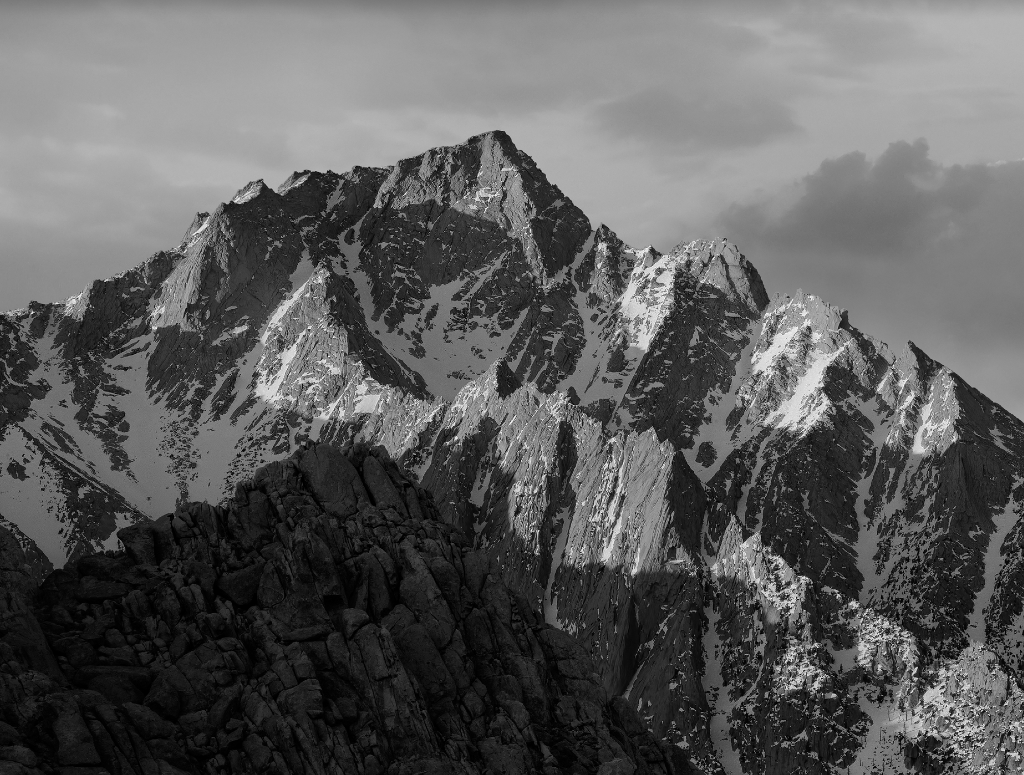
%> input picture 图像处理/lab2/images/mountain.png, 1024 x 775 px
$ octave lab2.m   (GNU Octave 9; MATLAB toolbox functions it lacks are replaced by stand-ins)
%> lines starting %> are read from the running program, lines starting %| are printed output that depends on the picture
%% Tutorial Activity 1: Image Noise and Filtering
im = imread('./images/mountain.png');%读取
%> im is the input picture: size 775x1024 uint8; min 0, max 255, mean 92.3

im_gauss = imnoise(im,'gaussian',0,0.01); %添加噪声
im_sp1 = imnoise(im,'salt & pepper',0.05);
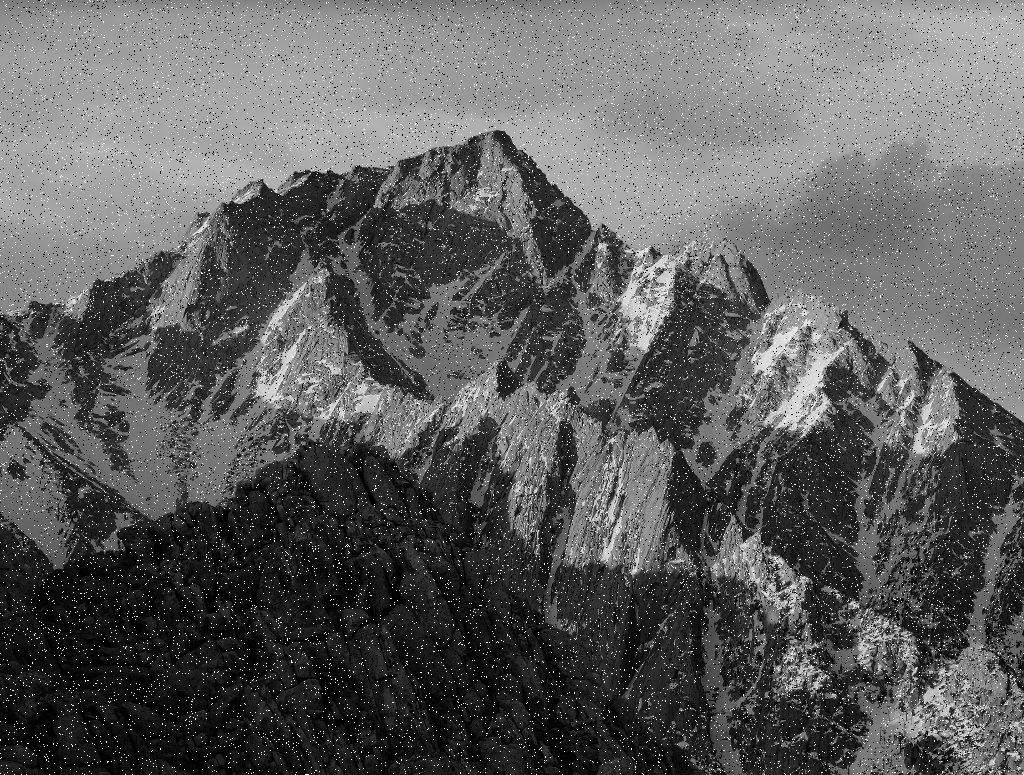
%> im_sp1: size 775x1024 uint8; min 0, max 255, mean 94
im_sp2 = imnoise(im,'salt & pepper',0.2);
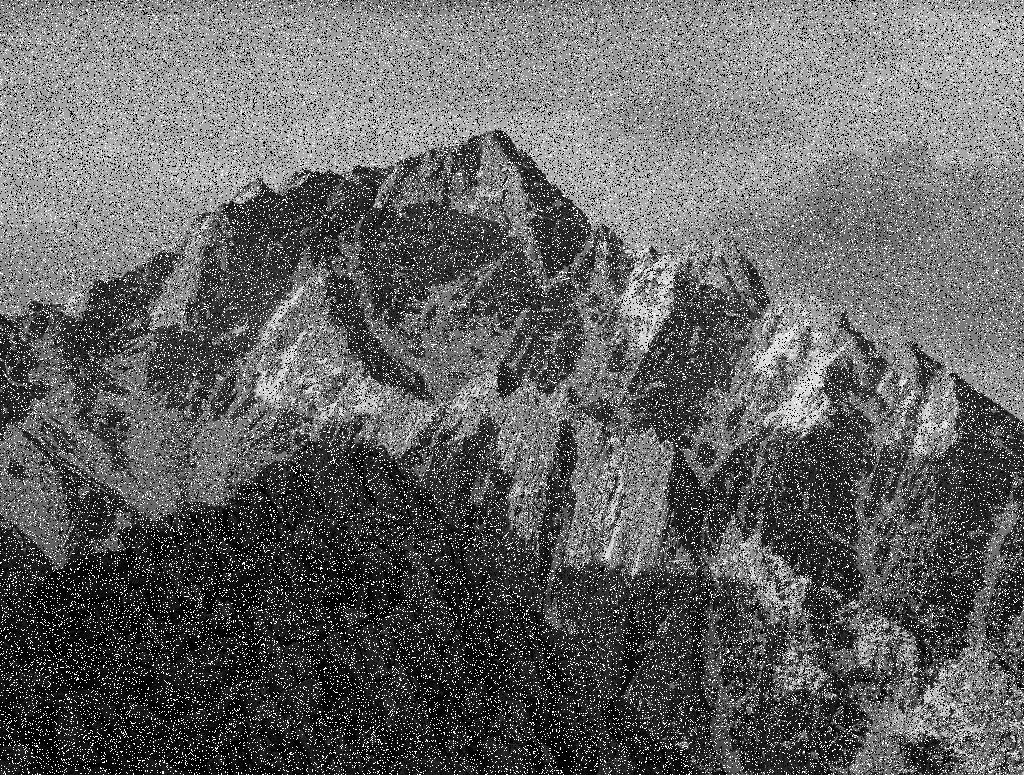
%> im_sp2: size 775x1024 uint8; min 0, max 255, mean 99.3

im2 = colfilt(im_gauss,[3, 3],'sliding',@median);%通过指针调用均值函数对像素进行3×3滑动平均滤波
im3 = colfilt(im_sp1,[3, 3],'sliding',@median);
im4 = colfilt(im_sp2,[3, 3],'sliding',@median);

h = fspecial('gaussian',3);%生成高斯矩阵
im5 = imfilter(im_gauss,h,'replicate');%高斯滤波，设置边界选项取界外点的值为最接近的界内点的值
im6 = imfilter(im_sp1,h,'replicate');
im7 = imfilter(im_sp2,h,'replicate');
figure
montage({im_gauss,im_sp1,im_sp2;im2,im3,im4;im5,im6,im7},'size',[3 3])
%> (this line was passed over: montage is not available in this run)

%% Tutorial Activity 2: Image sharpening
%> (the run ends here)

$ run again, with 图像处理/lab2/images/filtering.png copied over 图像处理/lab2/images/mountain.png
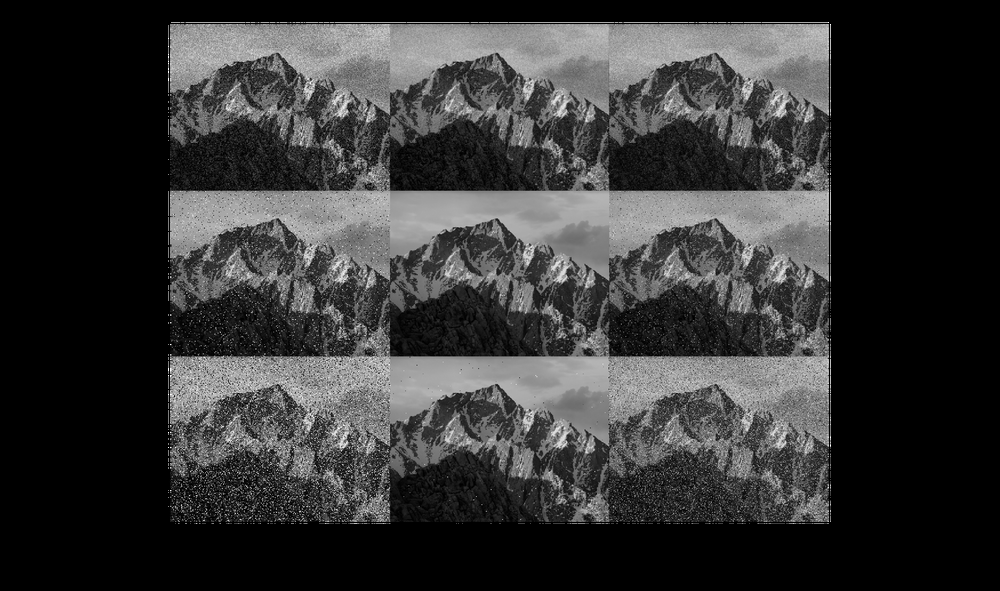
%> input picture 图像处理/lab2/images/filtering.png, 1000 x 591 px, shrunk from 2710 x 1602 before the run
%> im is the input picture: size 591x1000x3 uint8; min 0, max 255, mean 52.9
%> `im_sp2 = imnoise(im,'salt & pepper',0.2);`:
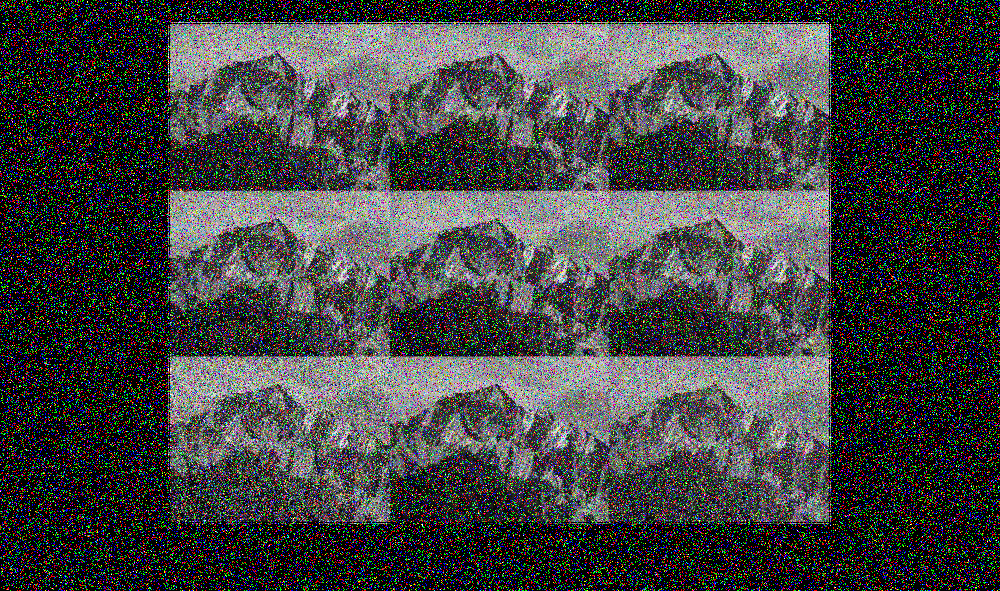
%> im_sp2: size 591x1000x3 uint8; mean R, G, B 67.8, 67.9, 67.9
%> `im4 = colfilt(im_sp2,[3, 3],'sliding',@median);`:
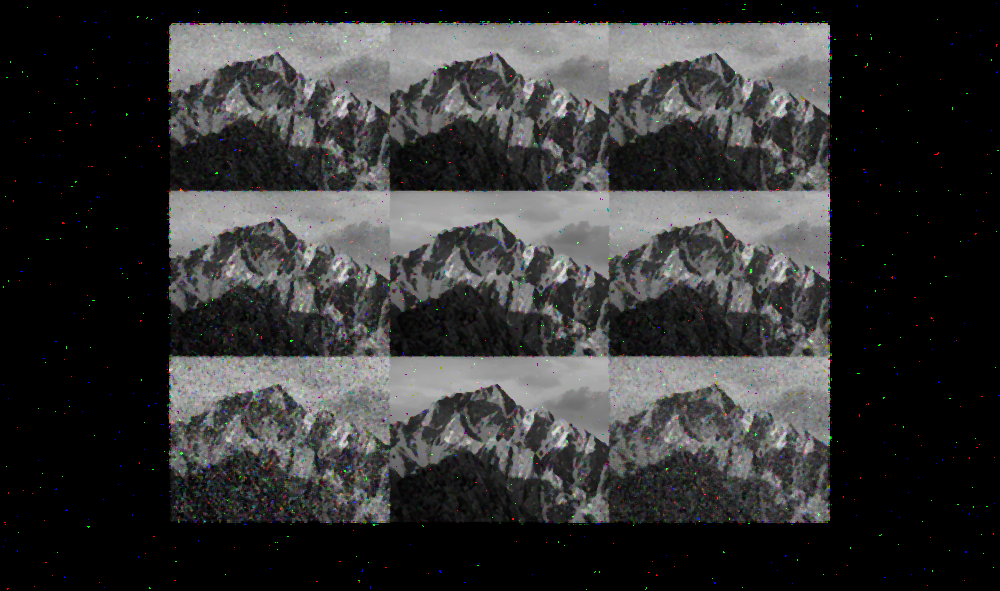
%> im4: size 591x1000x3 uint8; mean R, G, B 52.6, 52.7, 52.6

$ run again, with 图像处理/lab2/images/sharpening.png copied over 图像处理/lab2/images/mountain.png
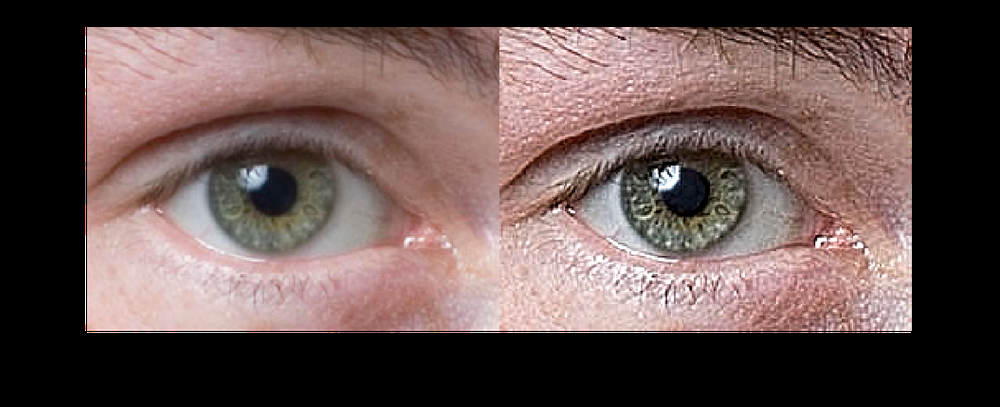
%> input picture 图像处理/lab2/images/sharpening.png, 1000 x 407 px, shrunk from 1662 x 676 before the run
%> im is the input picture: size 407x1000x3 uint8; mean R, G, B 101.4, 82.5, 80.2
%> `im_sp2 = imnoise(im,'salt & pepper',0.2);`:
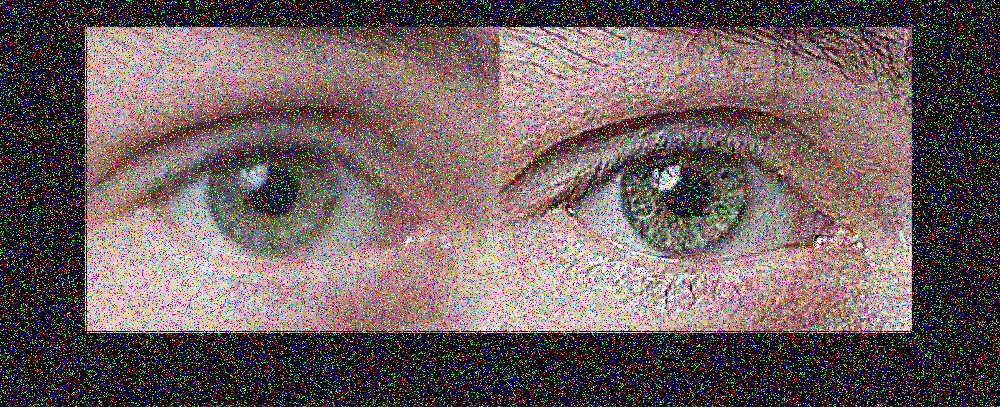
%> im_sp2: size 407x1000x3 uint8; mean R, G, B 106.6, 91.6, 89.6
%> `im4 = colfilt(im_sp2,[3, 3],'sliding',@median);`:
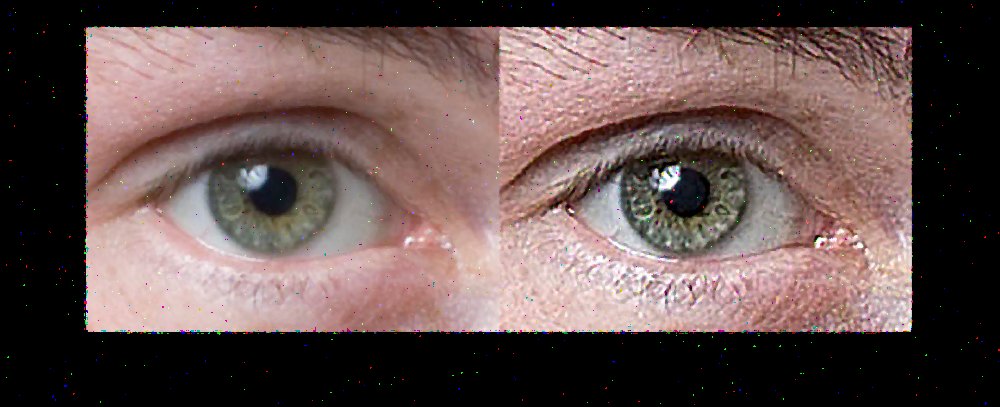
%> im4: size 407x1000x3 uint8; mean R, G, B 101.3, 82.5, 80.2
